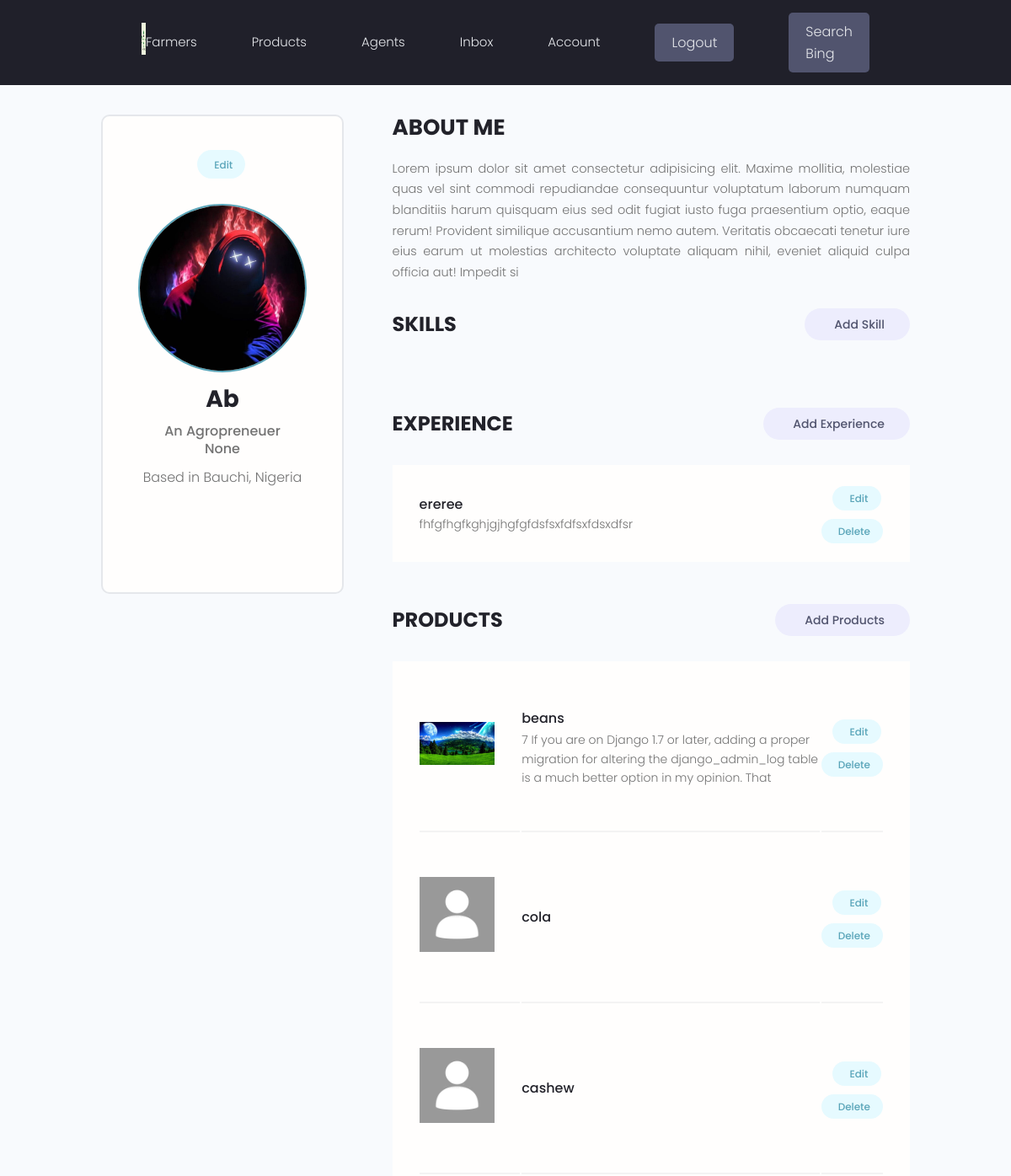
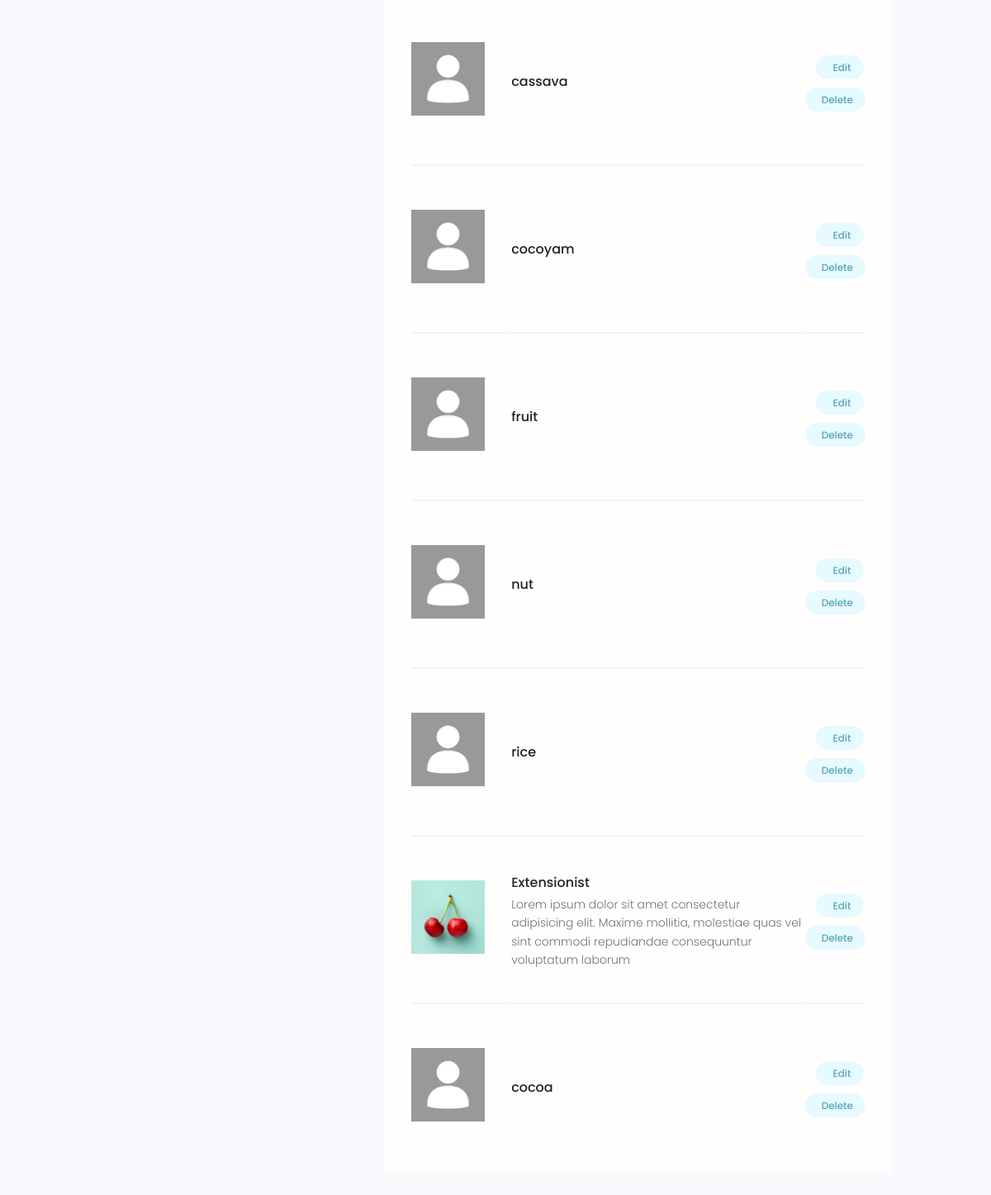
Before: /account/ (signed in) with the older database file (2 pictures, top to bottom).
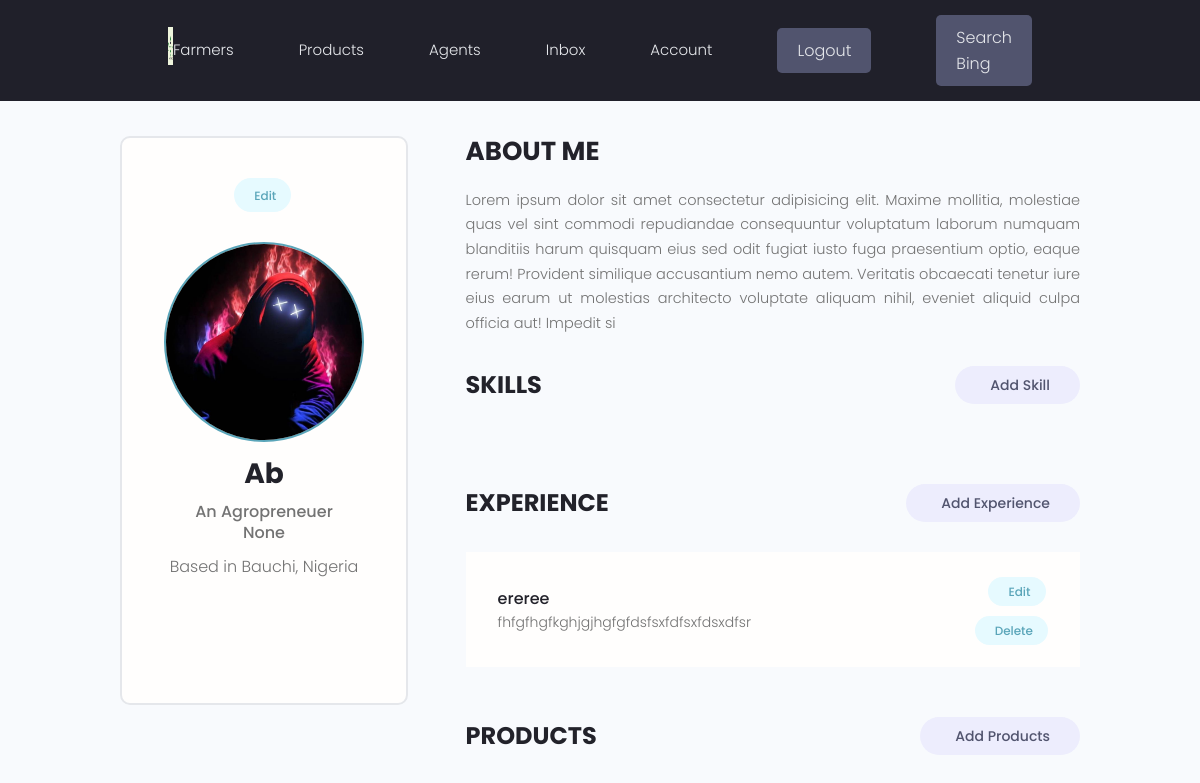
After: the same page with the newer database file.
### users/models.py (models this page shows, shortened)
class Profile(models.Model):
    user = models.OneToOneField(User, on_delete=models.CASCADE, null = True, blank=True)
    name = models.CharField(max_length=200, null= True, blank= True)
    username = models.CharField(max_length=200, null= True, blank= True)
    location = models.CharField(max_length=200, null= True, blank= True)
    email = models.EmailField(max_length=500, null= True, blank= True)
    number = models.CharField(max_length=20, null= True, blank= True)
    short_intro =  models.CharField(max_length=200, null= True, blank= True)
    bio =  models.TextField(null= True, blank = True)
    profile_image = models.ImageField( null=True, blank=True, upload_to='profiles/', default='profiles/user-default.jpg')
    social_github = models.CharField(max_length=200, null= True, blank= True)
    social_twitter = models.CharField(max_length=200, null= True, blank= True)
    social_linkedin = models.CharField(max_length=200, null= True, blank= True)
    social_youtube = models.CharField(max_length=200, null= True, blank= True)
    social_website = models.CharField(max_length=200, null= True, blank= True)
    created = models.DateField(auto_now_add=True)
    id = models.UUIDField(default=uuid.uuid4, unique=True, primary_key=True, editable=False)
    class Meta:
        ordering = ['created']
    @property
    def imageURL(self):
        try:
            url = self.profile_image.url
        except:
            url = ''
        return url

class Experience(models.Model):
    owner = models.ForeignKey(Profile, on_delete = models.CASCADE, blank = True, null = True)
    name = models.CharField(max_length=200, null= True, blank= True)
    description =  models.TextField(null= True, blank = True)
    created = models.DateField(auto_now_add=True)
    id = models.UUIDField(default=uuid.uuid4, unique=True, primary_key=True, editable=False)

### projects/models.py (models this page shows, shortened)
class Project(models.Model):
    owner = models.ForeignKey(Profile, null = True, blank = True, on_delete=models.CASCADE)
    title = models.CharField(max_length = 200)
    description = models.TextField(null = True, blank = True)
    featured_image = models.ImageField(null = True, blank = True, default ="default.jpg")
    demo_link = models.CharField(max_length=2000, null = True, blank = True)
    source_link = models.CharField(max_length=2000, null = True, blank = True)
    tags = models.ManyToManyField('Tag', blank=True)
    vote_total = models.IntegerField(default=0, null=True, blank=True)
    vote_ratio = models.IntegerField(default=0, null=True, blank=True)
    created = models.DateField(auto_now_add=True)
    id = models.UUIDField(default=uuid.uuid4, unique=True, primary_key=True, editable=False)
    class Meta:
        ordering = ['-vote_ratio', 'vote_total', 'title']
    @property
    def imageURL(self):
        try:
            url = self.featured_image.url
        except:
            url = ''
        return url

### users/views.py (the view)
# urls.py: path('account/', views.userAccount, name="account"),
@login_required(login_url='login')
def userAccount(request):
    profile = request.user.profile
    Skills = profile.skill_set.all()
    experience = profile.experience_set.all()
    projects = profile.project_set.all()
    context = {'profile':profile, 'skills':Skills, 'projects':projects, 'experience':experience}
    return render(request, 'users/account.html', context)

### users/templates/users/account.html (shortened to what this page needs)
{% extends 'main.html' %}
{% block content %}
<main class="settingsPage profile my-md">
  <div class="container">
    <div class="layout">
      <div class="column column--1of3">
        <div class="card text-center">
          <div class="card__body dev">
            <a class="tag tag--pill tag--main settings__btn" href="{% url 'edit-account' %}">
              Edit</a>
            <img class="avatar avatar--xl dev__avatar" src="{{profile.imageURL}}" />
            <h2 class="dev__name">{{profile.name}}</h2>
            <p class="dev__title">{{profile.short_intro}}</p>
            <p class="dev__title">{{profile.number}}</p>
            <p class="dev__location">Based in {{profile.location}}</p>
            <ul class="dev__social">
            </ul>
          </div>
        </div>
      </div>
      <div class="column column--2of3">
        <div class="devInfo">
          <h3 class="devInfo__title">About Me</h3>
          <p class="devInfo__about">{{profile.bio}}</p>
        </div>
        <div class="settings">
          <h3 class="settings__title">Skills</h3>
          <a class="tag tag--pill tag--sub settings__btn tag--lg" href="{% url 'create-skill' %}"> Add Skill</a>
        </div>
        <div class="settings">
          <h3 class="settings__title">Experience</h3>
          <a class="tag tag--pill tag--sub settings__btn tag--lg" href="{% url 'add-experience' %}"> Add Experience</a>
        </div>
        <table class="settings__table">
          {% for experience in experience %}
          <tr>
            <td class="settings__tableInfo">
              <h4>{{experience.name}}</h4>
              <p>
                {{experience.description}}
              </p>
            </td>
            <td class="settings__tableActions">
              <a class="tag tag--pill tag--main settings__btn" href="{% url 'update-experience' experience.id %}"> Edit</a>
              <a class="tag tag--pill tag--main settings__btn" href="{% url 'delete-experience' experience.id %}?next=/account">
                Delete</a>
            </td>
          </tr>
          {% endfor %}
        </table>
        <div class="settings">
          <h3 class="settings__title">Products</h3>
          <a class="tag tag--pill tag--sub settings__btn tag--lg" href="{% url 'create-project' %}"> Add Products</a>
        </div>
        <table class="settings__table">
          {% for project in projects %}
          <tr>
            <td class="settings__thumbnail">
              <a href="{% url 'project' project.id %}"><img src="{{project.imageURL}}" alt="Project Thumbnail" /></a>
            </td>
            <td class="settings__tableInfo">
              <a href="{% url 'project' project.id %}">{{project.title}}</a>
              <p>{{project.description|slice:"150"}}</p>
            </td>
            <td class="settings__tableActions">
              <a class="tag tag--pill tag--main settings__btn" href="{% url 'update-project' project.id %}"> Edit</a>
              <a class="tag tag--pill tag--main settings__btn"
                href="{% url 'delete-project'  project.id %}?next=/account">
                Delete</a>
            </td>
          </tr>
          {% endfor %}
        </table>
      </div>
    </div>
  </div>
</main>
{% endblock %}

### templates/main.html (shortened to what this page needs)
<!DOCTYPE html>
{% load static %}
<html lang="en">
<head>
  <link rel="stylesheet" href="https://stackpath.bootstrapcdn.com/font-awesome/4.7.0/css/font-awesome.min.css">
  <link rel="stylesheet" href="https://cdnjs.cloudflare.com/ajax/libs/font-awesome/5.15.2/css/all.min.css"/>
  <link rel="stylesheet" href="https://cdn.iconmonstr.com/1.3.0/css/iconmonstr-iconic-font.min.css" />
  <link rel="stylesheet" href="{% static 'uikit/styles/uikit.css' %}" />
  <link rel="stylesheet" href="{% static 'styles/app.css' %}" />
</head>
<body>
    {%include 'navbar.html'%}
    {% block content %}
    {% endblock content %}
</body>
</html>

### templates/navbar.html (shortened to what this page needs)
{% load static %}
  <header class="header">
    <div class="container container--narrow">
      <a href="{% url 'profiles' %}" class="header__logo">
        <img src="{% static 'images/agrologo.jpg' %}" alt="agro-servers logo" />
      </a>
      <nav class="header__nav">
        <ul class="header__menu">
          <li class="header__menuItem"><a href="{% url 'profiles' %}">Farmers</a></li>
          <li class="header__menuItem"><a href=" {% url 'projects'%} ">Products</a></li>
          <li class="header__menuItem"><a href=" {% url 'agents' %} ">Agents</a></li>
           {% if request.user.is_authenticated %}
                <li class="header__menuItem"><a href="{% url 'inbox' %}">Inbox</a></li>
                <li class="header__menuItem"><a href="{% url 'account' %}">Account</a></li>
                <li class="header__menuItem"><a href="{% url 'logout' %}" class="btn btn--sub">Logout</a></li>
                {% else %}
                <li class="header__menuItem"><a href="{% url 'login' %}" class="btn btn--sub">Sign in</a></li>
              {% endif %}
          <li class="header__menuItem"><a href="https://ui.customsearch.ai/hosted-page?customconfig=5cf9bf5c-74b3-4c75-8d3e-4ae25fb40b08&version=latest&market=en-US&q=" target = "blank" class="btn btn--sub">Search Bing</a></li>
        </ul>
      </nav>
    </div>
  </header>

### static/styles/app.css (style rules this page uses)
:root { --color-sub: #0b0b14e7; }
.btn--sub { background-color: var(--color-sub-light); }
.card { border: 2px solid var(--color-light); }
img { width: 100%; }
.header { position: sticky; z-index: 111; background-color: var(--color-sub); padding: 1.5rem 0; }
.header > .container { display: flex; justify-content: space-between; align-items: center; }
.header__logo > img { height: 3.8rem; }
.header__nav > ul { display: inline-flex; align-items: center; list-style: none; gap: 6.5rem; }
.header__menuItem > a { color: var(--color-light); font-weight: 300; }
.profile .card > .dev { padding: 4rem; }
.dev__avatar { display: block; margin: auto; }
.dev__name { color: var(--color-sub); font-size: 2.8rem; font-weight: 700; margin-top: 1rem; margin-bottom: 0.5rem; }
.dev__title { font-size: 1.6rem; font-weight: 500; line-height: 1.3; }
.dev__location { margin-top: 1rem; }
.dev__social { margin: 3rem 0; list-style: none; display: flex; justify-content: center; gap: 1.5rem; }
.devInfo { margin-bottom: 3rem; }
.devInfo__title, .devInfo__subtitle { font-size: 2.6rem; color: var(--color-sub); text-transform: uppercase; font-weight: 700; margin-bottom: 1.5rem; }
.devInfo__about, .devSkill__info { font-size: 1.45rem; line-height: 1.7; text-align: justify; }
.settingsPage .dev > .settings__btn { display: inline-block; margin-bottom: 3rem; }
.settings { display: flex; justify-content: space-between; align-items: center; }
.settings__title { font-size: 2.4rem; text-transform: uppercase; font-weight: 700; color: var(--color-sub); }
.settings__table { margin-top: 3rem; margin-bottom: 5rem; padding: 0 3rem; background: var(--color-white); }
.settings__table tr { width: 100%; }
.settings__table tr > td { padding: 2rem 0; }
.settings__tableInfo { width: 100%; }
.settings__tableInfo h4, .settings__tableInfo a { padding-right: 1rem; width: auto; font-size: 1.6rem; font-weight: 500; color: var(--color-sub); }
.settings__tableInfo p { font-size: 1.4rem; }
.settings__tableActions { text-align: right; }
.container { max-width: 1170px; margin:auto; }
ul { list-style: none; }

### static/uikit/styles/modules/_variables.css (style rules this page uses)
:root { background: linear-gradient(129.96deg, #FF2F2F 10.43%, #000460 92.78%), radial-gradient(100% 246.94% at 100% 0%, #FFFFFF 0%, #020063 100%), linear-gradient(58.72deg, #2200F2 0%, #530000 100%), linear-gradient(154.03deg, #B70000 0%, #FF003D 74.04%), linear-gradient(341.1deg, #FF0000 7.52%, #0038FF 77.98%), linear-gradient(136.23deg, #00C2FF 11.12%, #FF0000 86.47%), radial-gradient(57.37% 100% at 50% 0%, #B50000 0%, #0034BB 100%); background-blend-mode: overlay, color-burn, screen, overlay, difference, difference, normal; --color-main: #5aa5b9; --color-main-light: #e6faff; --color-sub: #080820; --color-sub-light: #51546e; --color-sub-lighter: #ededfd; --color-text: #737373; --color-gray: #8b8b8b; --color-light: #e5e7eb; --color-light-gray: #767676; --color-bg: #f8fafd; --color-white: #fffefd; --color-white-light: #f3f3f3; --color-success: #359e64; --color-success-bg: #def8e8; --color-error: #fc4b0b; --color-error-bg: #fff2ee; --font-base: 'Poppins', arial, helvetica, 'Segoe UI', roboto, ubuntu, sans-serif; --font-monospace: 'Fira Code', 'Courier New', courier, monospace; --font-regular: 300; --font-medium: 500; --font-bold: 700; --generic-shadow: 1px 1px 5px #00000010; --generic-transition: all 0.3s ease-in-out; }

### static/uikit/styles/modules/_base.css (style rules this page uses)
* { margin: 0; padding: 0; box-sizing: border-box; text-rendering: optimizeLegibility; color: inherit; font-size: inherit; }
html { font-size: 50%; }
@media only screen and (min-width: 480px) { html { font-size: 56.25%; } }
@media only screen and (min-width: 1200px) { html { font-size: 62.5%; } }
body { line-height: 1.6; font-weight: 400; font-size: 1.5rem; color: var(--color-text); background-color: var(--color-bg); min-height: 100vh; }

### static/uikit/styles/modules/_typography.css (style rules this page uses)
* { font-family: var(--font-base); }
h2 { font-size: 3.6rem; font-weight: var(--font-bold); }
h3 { font-size: 3.2rem; font-weight: var(--font-medium); }
h4 { font-size: 2.8rem; font-weight: var(--font-medium); }
p, span, strong { font-size: 1.6rem; color: var(--color-text); font-weight: var(--font-regular); }
a { padding-bottom: 2px; text-decoration: none; display: inline-block; color: var(--color-main); font-weight: var(--font-medium); }

### static/uikit/styles/modules/_avatar.css (style rules this page uses)
.avatar { border-radius: 50%; border: 2px solid var(--color-main); object-fit: cover; }
.avatar--xl { height: 20rem; width: 20rem; }

Changed rows visible on the page:
removed Project: imageURL (picture), title "beans", description "7 If you are on Django 1.7 or later, adding a proper migration for altering the django_admin_log table is a much better option in my opinion. That"
removed Project: imageURL (placeholder picture), title "cola"
removed Project: imageURL (placeholder picture), title "cashew"
removed Project: imageURL (placeholder picture), title "cassava"
removed Project: imageURL (placeholder picture), title "cocoyam"
removed Project: imageURL (placeholder picture), title "fruit"
removed Project: imageURL (placeholder picture), title "nut"
removed Project: imageURL (placeholder picture), title "rice"
removed Project: imageURL (picture), title "Extensionist", description "Lorem ipsum dolor sit amet consectetur adipisicing elit. Maxime mollitia, molestiae quas vel sint commodi repudiandae consequuntur voluptatum laborum"
removed Project: imageURL (placeholder picture), title "cocoa"
